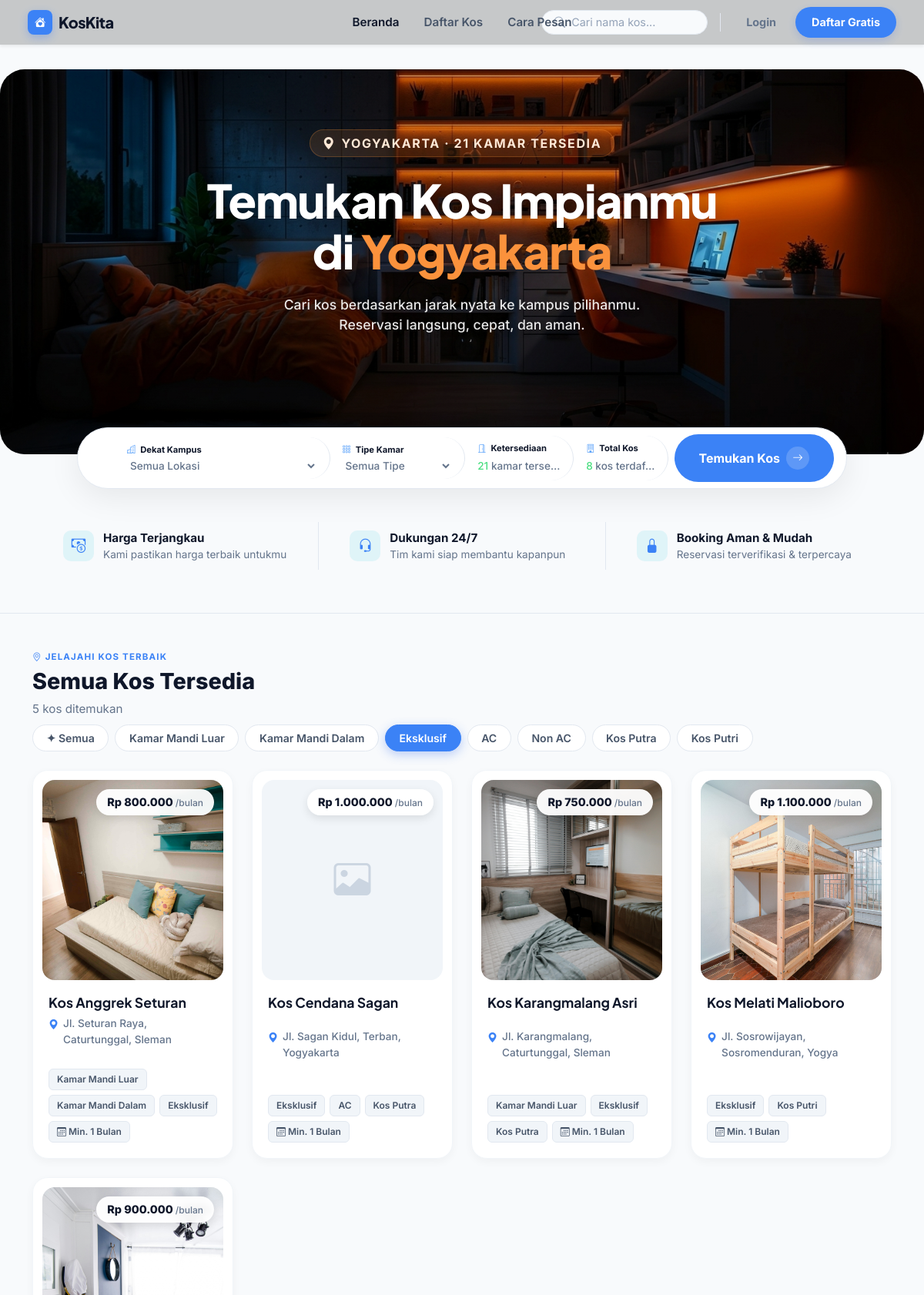
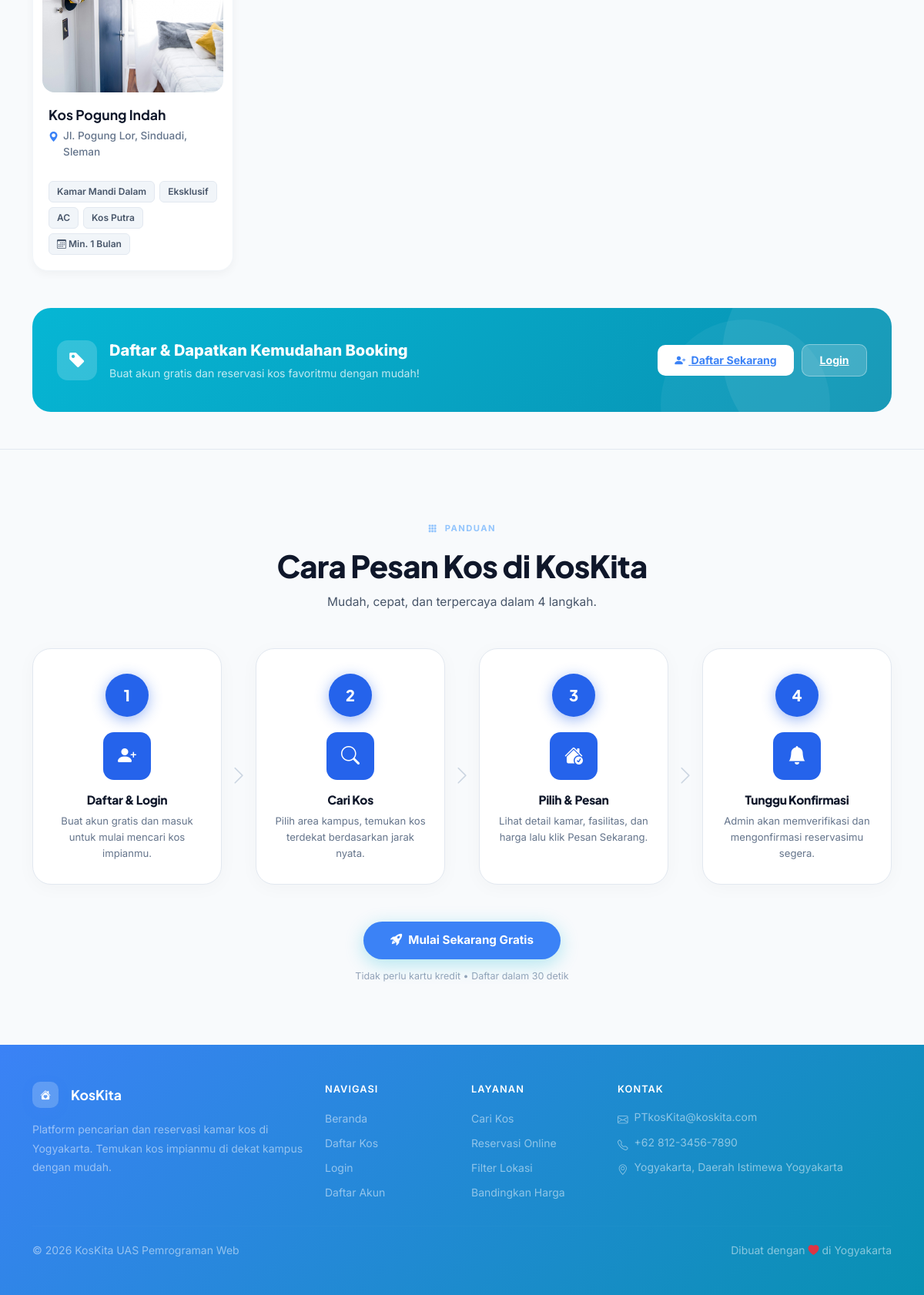
The page /?tipe_bar=Eksklusif on the database its author committed (2 pictures, top to bottom).
### tables this page shows
CREATE TABLE `tipe_kamar` (
  `id` int(11) NOT NULL,
  `nama_tipe` varchar(50) NOT NULL,
  `deskripsi` varchar(255) DEFAULT NULL
);

CREATE TABLE `kos` (
  `id` int(11) NOT NULL,
  `id_pemilik` int(11) DEFAULT NULL,
  `nama_kos` varchar(120) NOT NULL,
  `alamat` varchar(255) NOT NULL,
  `latitude` decimal(10,7) NOT NULL,
  `longitude` decimal(10,7) NOT NULL,
  `deskripsi` text DEFAULT NULL,
  `foto` varchar(255) DEFAULT NULL,
  `created_at` timestamp NOT NULL DEFAULT current_timestamp()
);

### index.php (the view, shortened to what this page needs)
<?php
$q_tipe = mysqli_query($conn, "SELECT * FROM tipe_kamar ORDER BY id ASC");
$tipes  = mysqli_fetch_all($q_tipe, MYSQLI_ASSOC);
$selected_area = null;
$kos_list      = [];
$base_select = "
    SELECT k.*,
        COALESCE(MIN(CASE WHEN km.status='tersedia' THEN km.harga END), 0) AS harga_mulai,
        GROUP_CONCAT(DISTINCT t.nama_tipe ORDER BY t.id SEPARATOR ',')     AS tipe_tersedia,
        COUNT(DISTINCT CASE WHEN km.status='tersedia' THEN km.id END)       AS kamar_tersedia";
$base_from = "
    FROM kos k
    LEFT JOIN kamar      km ON km.id_kos = k.id
    LEFT JOIN tipe_kamar t  ON t.id      = km.id_tipe";
$base_sql = $base_select . $base_from;
if ($selected_area) {
    $lat  = (float)$selected_area['latitude'];
    $lng  = (float)$selected_area['longitude'];
    $stmt = mysqli_prepare($conn,
        $base_select . ",
        (6371 * ACOS(
            COS(RADIANS(?)) * COS(RADIANS(k.latitude)) *
            COS(RADIANS(k.longitude) - RADIANS(?)) +
            SIN(RADIANS(?)) * SIN(RADIANS(k.latitude))
        )) AS jarak_km" .
        $base_from . "
        GROUP BY k.id ORDER BY jarak_km ASC");
    mysqli_stmt_bind_param($stmt, "ddd", $lat, $lng, $lat);
    mysqli_stmt_execute($stmt);
    $kos_list = mysqli_fetch_all(mysqli_stmt_get_result($stmt), MYSQLI_ASSOC);
} else {
    $result   = mysqli_query($conn, $base_sql . " GROUP BY k.id ORDER BY k.nama_kos ASC");
    $kos_list = mysqli_fetch_all($result, MYSQLI_ASSOC);
}
$tipe_bar = trim($_GET['tipe_bar'] ?? '');
if ($tipe_bar !== '') {
    $kos_list = array_values(array_filter($kos_list, function($k) use ($tipe_bar) {
        return stripos($k['tipe_tersedia'] ?? '', $tipe_bar) !== false;
    }));
}
$limit = 6;
$page = isset($_GET['page']) ? (int)$_GET['page'] : 1;
$start = ($page - 1) * $limit;
$kos_paginated = array_slice($kos_list, $start, $limit);
$total_kos   = mysqli_fetch_row(mysqli_query($conn, "SELECT COUNT(*) FROM kos"))[0];
$total_avail = mysqli_fetch_row(mysqli_query($conn, "SELECT COUNT(*) FROM kamar WHERE status='tersedia'"))[0];
include 'includes/header.php';
?>
<section class="hero-section" data-theme="warm">
    <div class="hero-slider">
        <div class="hero-slide active" data-theme="warm" style="background-image: url('<?= BASE_URL ?>/assets/img/background.png');"></div>
    </div>
    <div class="hero-center">
        <div class="hero-badge">
            <i class="bi bi-geo-alt-fill"></i>
            Yogyakarta &middot; <?= $total_avail ?> Kamar Tersedia
        </div>
        <h1 class="hero-title">
            Temukan Kos Impianmu<br>di <span class="text-accent">Yogyakarta</span>
        </h1>
        <p class="hero-subtitle">
            Cari kos berdasarkan jarak nyata ke kampus pilihanmu.<br>
            Reservasi langsung, cepat, dan aman.
        </p>
    </div>
    <div class="hero-filter-bar">
        <form method="GET" action="" class="hero-filter-form">
            <div class="hero-filter-field">
                <div class="hero-filter-label">
                </div>
            </div>
            <div class="hero-filter-field">
                <div class="hero-filter-label">
                </div>
            </div>
            <div class="hero-filter-field">
                <div class="hero-filter-label">
                </div>
                <div class="hero-filter-value">
                    <span class="hero-filter-count"><?= $total_avail ?></span> kamar tersedia
                </div>
            </div>
            <div class="hero-filter-field">
                <div class="hero-filter-label">
                </div>
                <div class="hero-filter-value">
                    <span class="hero-filter-count"><?= $total_kos ?></span> kos terdaftar
                </div>
            </div>
            <div class="hero-filter-cta">
                <button type="submit" class="hero-filter-cta-btn">
                    Temukan Kos
                    <span class="btn-arrow"><i class="bi bi-arrow-right"></i></span>
                </button>
            </div>
        </form>
    </div>
</section>
<div class="trust-section">
    <div class="container">
        <div class="trust-grid">
            <div class="trust-item">
                <div class="trust-icon trust-icon-cyan">
                    <i class="bi bi-cash-coin"></i>
                </div>
                <div>
                    <div class="trust-title">Harga Terjangkau</div>
                    <div class="trust-text">Kami pastikan harga terbaik untukmu</div>
                </div>
            </div>
            <div class="trust-item">
                <div class="trust-icon trust-icon-cyan">
                    <i class="bi bi-headset"></i>
                </div>
                <div>
                    <div class="trust-title">Dukungan 24/7</div>
                    <div class="trust-text">Tim kami siap membantu kapanpun</div>
                </div>
            </div>
            <div class="trust-item">
                <div class="trust-icon trust-icon-cyan">
                    <i class="bi bi-lock-fill"></i>
                </div>
                <div>
                    <div class="trust-title">Booking Aman & Mudah</div>
                    <div class="trust-text">Reservasi terverifikasi & terpercaya</div>
                </div>
            </div>
        </div>
    </div>
</div>
<section class="container py-5" id="kos-list">
    <div class="d-flex flex-wrap gap-2 align-items-center mb-4">
        <div class="me-auto">
            <p class="section-eyebrow mb-0">
                <i class="bi bi-geo-alt me-1"></i>JELAJAHI KOS TERBAIK
            </p>
            <div class="section-heading">
                <?= $selected_area
                    ? 'Kos Terdekat dari '.htmlspecialchars($selected_area['nama_area'])
                    : 'Semua Kos Tersedia' ?>
            </div>
            <div class="section-sub"><?= count($kos_list) ?> kos ditemukan</div>
        </div>
        <div class="d-flex flex-wrap gap-2 align-items-center">
            <?php
            $q_semua = $_GET;
            unset($q_semua['tipe_bar']);
            unset($q_semua['page']);
            $url_semua = '?' . http_build_query($q_semua) . '#kos-list';
            ?>
            <a href="<?= $url_semua ?>" class="text-decoration-none filter-pill <?= ($tipe_bar === '') ? 'active' : '' ?>">✦ Semua</a>
            <?php foreach ($tipes as $t):
                $q_pill = $_GET;
                $q_pill['tipe_bar'] = $t['nama_tipe'];
                unset($q_pill['page']);
                $pill_url = '?' . http_build_query($q_pill) . '#kos-list';
            ?>
                <a href="<?= $pill_url ?>" class="text-decoration-none filter-pill <?= ($tipe_bar === $t['nama_tipe']) ? 'active' : '' ?>">
                    <?= htmlspecialchars($t['nama_tipe']) ?>
                </a>
            <?php endforeach; ?>
        </div>
    </div>
    <?php if (empty($kos_list)): ?>
        <div class="text-center py-5 text-muted">
            <i class="bi bi-house-slash" style="font-size:3.5rem;opacity:.35"></i>
            <p class="mt-3 fw-semibold">Tidak ada kos ditemukan.</p>
        </div>
    <?php else: ?>
        <div class="row g-4" id="kosGrid">
            <?php foreach ($kos_paginated as $i => $kos):
                $foto_path = __DIR__ . '/assets/img/kos/' . ($kos['foto'] ?? '');
                $has_foto  = !empty($kos['foto']) && file_exists($foto_path);
                $tipe_arr  = !empty($kos['tipe_tersedia']) ? explode(',', $kos['tipe_tersedia']) : [];
                $tipe_str  = $kos['tipe_tersedia'] ?? '';
            ?>
            <div class="col-sm-6 col-lg-3 kos-card-anim"
                 data-nama="<?= htmlspecialchars($kos['nama_kos']) ?>"
                 data-tipe="<?= htmlspecialchars($tipe_str) ?>"
                 style="animation-delay:<?= $i * 60 ?>ms">
                <a href="<?= BASE_URL ?>/detail_kos.php?id=<?= $kos['id'] ?>" class="dest-card open-kos-modal text-decoration-none" data-kos-id="<?= $kos['id'] ?>">
                    <div class="dest-card-img">
                        <?php if ($has_foto): ?>
                            <img src="<?= BASE_URL ?>/assets/img/kos/<?= htmlspecialchars($kos['foto']) ?>" alt="Foto Kos">
                        <?php else: ?>
                            <div class="dest-img-placeholder"><i class="bi bi-image"></i></div>
                        <?php endif; ?>
                        <span class="dest-price-badge">
                                        Rp <?= number_format($kos['harga_mulai'],0,',','.') ?> <span style='font-size:0.75rem;font-weight:500;color:#64748b'>/bulan</span>
                                    </span>
                    </div>
                    <div class="dest-card-content">
                        <div class="dest-name"><?= htmlspecialchars($kos['nama_kos']) ?></div>
                        <p class="dest-addr">
                                    <i class="bi bi-geo-alt-fill"></i>
                                    <span><?= htmlspecialchars($kos['alamat']) ?></span>
                                </p>
                        <div class="mt-2">
                            <div class="dest-tipe-row">
                                    <?php foreach ($tipe_arr as $t): ?>
                                        <span class="dest-tag"><?= htmlspecialchars(trim($t)) ?></span>
                                    <?php endforeach; ?>
                                    <span class="dest-tag"><i class="bi bi-calendar3"></i> Min. 1 Bulan</span>
                                </div>
                        </div>
                    </div>
                </a>
            </div>
            <?php endforeach; ?>
        </div>
    <?php endif; ?>
</section>
<section class="container pb-5" id="cta-daftar">
    <div class="cta-banner">
        <div class="d-flex align-items-center gap-3 position-relative" style="z-index:1">
            <div class="cta-icon-box">
                <i class="bi bi-tag-fill"></i>
            </div>
            <div>
                <div class="cta-title">Daftar & Dapatkan Kemudahan Booking</div>
                <p class="cta-sub">Buat akun gratis dan reservasi kos favoritmu dengan mudah!</p>
            </div>
        </div>
        <?php if (!isset($_SESSION['user_id'])): ?>
        <div class="cta-form">
            <a href="<?= BASE_URL ?>/auth/register.php" class="btn-cta">
                <i class="bi bi-person-plus-fill me-1"></i> Daftar Sekarang
            </a>
            <a href="<?= BASE_URL ?>/auth/login.php" class="btn-cta" style="background:rgba(255,255,255,.18);color:#fff;border:1.5px solid rgba(255,255,255,.35)">
                Login
            </a>
        </div>
        <?php endif; ?>
    </div>
</section>
<section id="cara-pesan" class="cp-section">
    <div class="container position-relative" style="z-index:2">
        <div class="text-center mb-5">
            <p class="cp-eyebrow">
                <i class="bi bi-grid-3x3-gap-fill me-1"></i>PANDUAN
            </p>
            <h2 class="cp-heading">Cara Pesan Kos di KosKita</h2>
            <p class="cp-subheading">Mudah, cepat, dan terpercaya dalam 4 langkah.</p>
        </div>
        <div class="cp-steps-row">
            <div class="cp-step-item">
                <div class="cp-step-card">
                    <div class="cp-num-circle">1</div>
                    <div class="cp-icon-box">
                        <i class="bi bi-person-plus-fill"></i>
                    </div>
                    <h3 class="cp-step-title">Daftar &amp; Login</h3>
                    <p class="cp-step-desc">Buat akun gratis dan masuk untuk mulai mencari kos impianmu.</p>
                </div>
            </div>
            <div class="cp-arrow" aria-hidden="true">
                <i class="bi bi-chevron-right"></i>
            </div>
            <div class="cp-step-item">
                <div class="cp-step-card">
                    <div class="cp-num-circle">2</div>
                    <div class="cp-icon-box">
                        <i class="bi bi-search"></i>
                    </div>
                    <h3 class="cp-step-title">Cari Kos</h3>
                    <p class="cp-step-desc">Pilih area kampus, temukan kos terdekat berdasarkan jarak nyata.</p>
                </div>
            </div>
            <div class="cp-arrow" aria-hidden="true">
                <i class="bi bi-chevron-right"></i>
            </div>
            <div class="cp-step-item">
                <div class="cp-step-card">
                    <div class="cp-num-circle">3</div>
                    <div class="cp-icon-box">
                        <i class="bi bi-house-check-fill"></i>
                    </div>
                    <h3 class="cp-step-title">Pilih &amp; Pesan</h3>
                    <p class="cp-step-desc">Lihat detail kamar, fasilitas, dan harga lalu klik Pesan Sekarang.</p>
                </div>
            </div>
            <div class="cp-arrow" aria-hidden="true">
                <i class="bi bi-chevron-right"></i>
            </div>
            <div class="cp-step-item">
                <div class="cp-step-card">
                    <div class="cp-num-circle">4</div>
                    <div class="cp-icon-box">
                        <i class="bi bi-bell-fill"></i>
                    </div>
                    <h3 class="cp-step-title">Tunggu Konfirmasi</h3>
                    <p class="cp-step-desc">Admin akan memverifikasi dan mengonfirmasi reservasimu segera.</p>
                </div>
            </div>
        </div>
        <div class="text-center mt-5">
            <?php if (!isset($_SESSION['user_id'])): ?>
            <a href="<?= BASE_URL ?>/auth/register.php" class="cp-cta-btn">
                <i class="bi bi-rocket-takeoff-fill me-2"></i>Mulai Sekarang Gratis
            </a>
            <?php else: ?>
            <a href="<?= BASE_URL ?>/index.php#kos-list" class="cp-cta-btn">
                <i class="bi bi-search me-2"></i>Cari Kos Sekarang
            </a>
            <?php endif; ?>
            <p class="cp-cta-note">Tidak perlu kartu kredit &bull; Daftar dalam 30 detik</p>
        </div>
    </div>
</section>
<?php include 'includes/footer.php'; ?>

### rows shown on the page
tipe_kamar: nama_tipe "Kamar Mandi Luar"
tipe_kamar: nama_tipe "Kamar Mandi Dalam"
tipe_kamar: nama_tipe "Eksklusif"
tipe_kamar: nama_tipe "AC"
tipe_kamar: nama_tipe "Non AC"
tipe_kamar: nama_tipe "Kos Putra"
tipe_kamar: nama_tipe "Kos Putri"
kos: foto (picture), harga_mulai "800.000", nama_kos "Kos Anggrek Seturan", alamat "Jl. Seturan Raya, Caturtunggal, Sleman", t "Kamar Mandi Luar", t "Kamar Mandi Dalam", t "Eksklusif"
kos: harga_mulai "1.000.000", nama_kos "Kos Cendana Sagan", alamat "Jl. Sagan Kidul, Terban, Yogyakarta", t "Eksklusif", t "AC", t "Kos Putra"
kos: foto (picture), harga_mulai "750.000", nama_kos "Kos Karangmalang Asri", alamat "Jl. Karangmalang, Caturtunggal, Sleman", t "Kamar Mandi Luar", t "Eksklusif", t "Kos Putra"
kos: foto (picture), harga_mulai "1.100.000", nama_kos "Kos Melati Malioboro", alamat "Jl. Sosrowijayan, Sosromenduran, Yogya", t "Eksklusif", t "Kos Putri"
kos: foto (picture), harga_mulai "900.000", nama_kos "Kos Pogung Indah", alamat "Jl. Pogung Lor, Sinduadi, Sleman", t "Kamar Mandi Dalam", t "Eksklusif", t "AC", t "Kos Putra"

### other values the page prints
$total_avail "21"
count($kos_list) "5"
